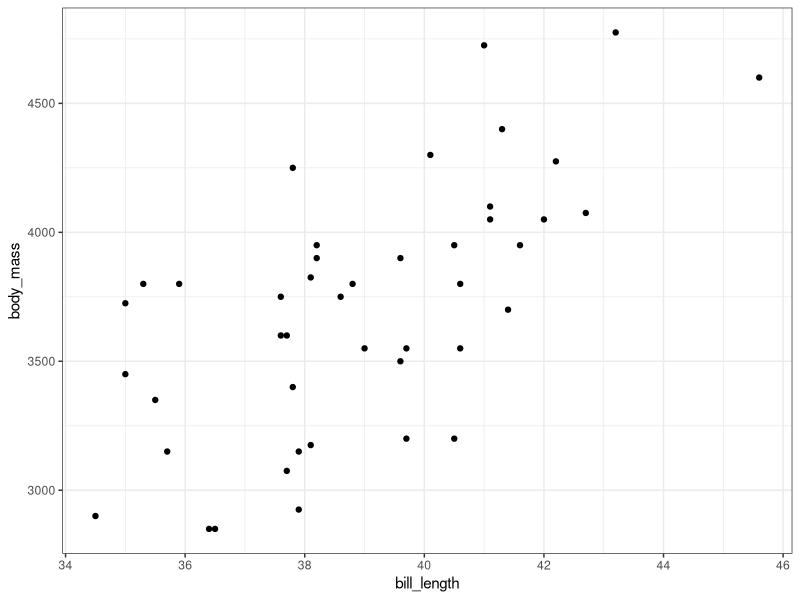
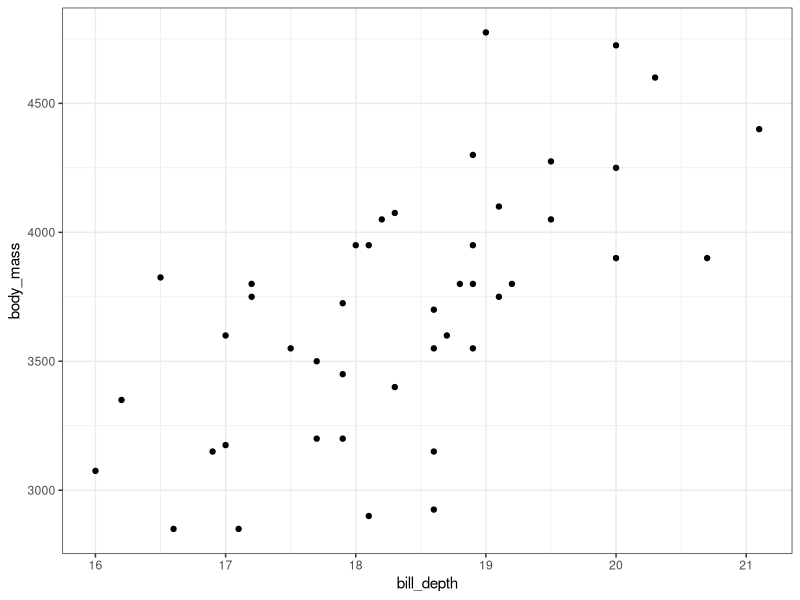
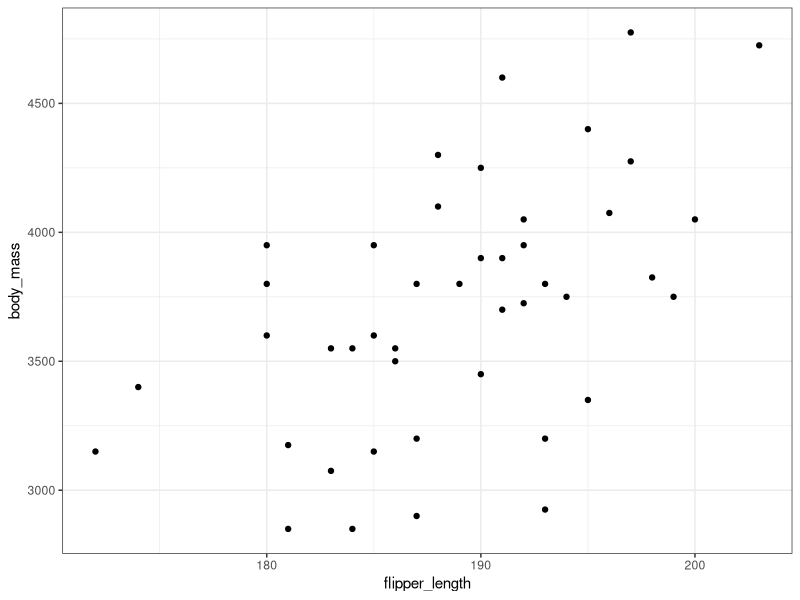

Write the R code that produced these figures, in order.
## ---- chunk 1
knitr::opts_chunk$set(
  echo=TRUE, message=FALSE, warning=FALSE, fig.align="center", dev="svglite"
)

old.hooks <- fansi::set_knit_hooks(knitr::knit_hooks)
options(crayon.enabled=TRUE)
## ---- chunk 2
library(tibble)
library(dplyr)
library(ggplot2)
library(tidyr)
library(broom)
library(ellipse)
library(palmerpenguins)
theme_set(theme_bw())
## ---- chunk 3
penguins <- palmerpenguins::penguins %>%
  drop_na() %>%
  rename(
    bill_length = bill_length_mm,
    bill_depth = bill_depth_mm,
    flipper_length = flipper_length_mm,
    body_mass = body_mass_g
  )

head(penguins)
## ---- chunk 4
penguins %>%
  distinct(species, island)
## ---- chunk 5
adeliebiscoe <- penguins %>%
  filter(species == "Adelie", island == "Biscoe")
## ---- chunk 6
ggplot(adeliebiscoe, aes(x=bill_length, y=body_mass))+
  geom_point()
## ---- chunk 7
ggplot(adeliebiscoe, aes(x=bill_depth, y=body_mass))+
  geom_point()
## ---- chunk 8
ggplot(adeliebiscoe, aes(x=flipper_length, y=body_mass))+
  geom_point()
## ---- chunk 9
adeliebiscoe_lm <- lm(body_mass ~ bill_length + bill_depth + flipper_length, data=adeliebiscoe)

summary(adeliebiscoe_lm)
## ---- chunk 10
adeliebiscoe_lm0 <- update(adeliebiscoe_lm, formula = . ~ . - 1)
## ---- chunk 11
summary(adeliebiscoe_lm0)
## ---- chunk 12
anova(adeliebiscoe_lm0)
## ---- chunk 13
adeliebiscoe_lm_origin <- update(adeliebiscoe_lm0, formula = . ~ 0)
## ---- chunk 14
anova(adeliebiscoe_lm_origin, adeliebiscoe_lm0)
